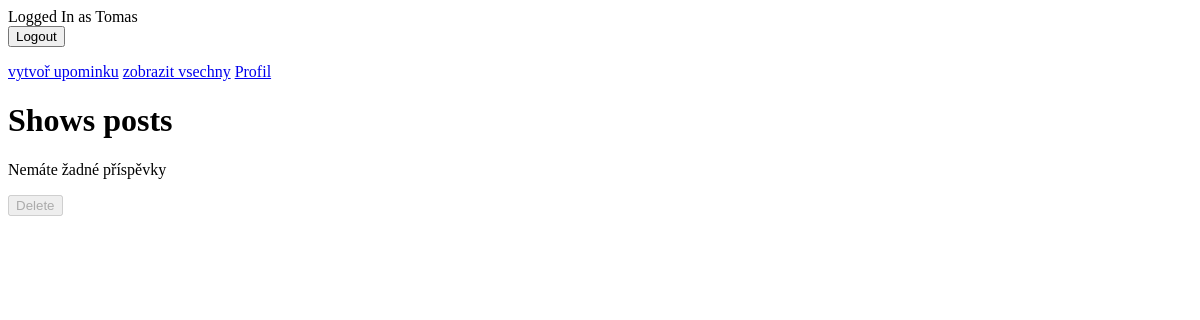
/posts/ (signed in), run on an earlier commit of the app's database.
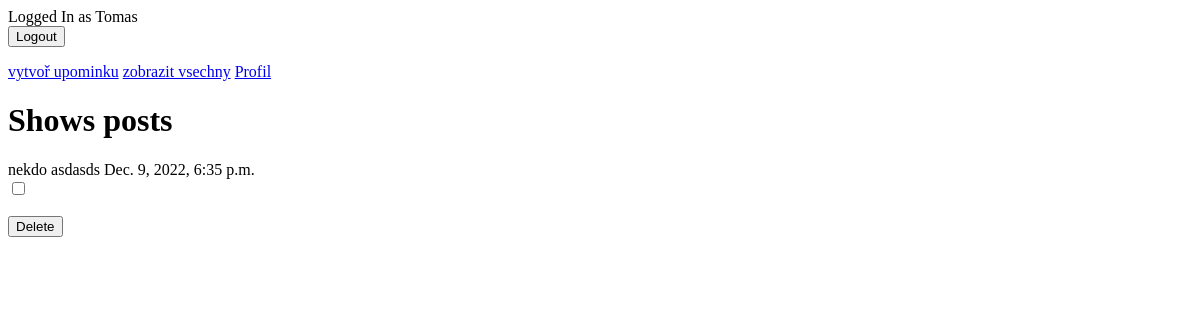
And on a later commit of the database.
### ToDoApp/models.py (models this page shows, shortened)
class TodoModel(models.Model):
    title = models.CharField(max_length=100)
    memo = models.TextField(blank=True)
    created = models.DateTimeField(auto_now_add=True)
    datecompleted = models.DateTimeField(null=True, blank=True)
    important = models.BooleanField(default=False)
    user = models.ForeignKey(User, on_delete=models.CASCADE)

### ToDoApp/views.py (the view)
# urls.py: path('posts/', views.show_posts, name='showposts'),
def show_posts(request):
    mydata = TodoModel.objects.filter(user=request.user)
    if not mydata:
        messages.error(request, 'Nemáte žadné příspěvky', extra_tags='noposts')
        return render(request, 'ToDoApp/show_posts.html', {'mydata' : mydata})
    else:
        if request.method == "POST":
            id_list = request.POST.getlist('boxes')
            if not id_list:
                return render(request, 'ToDoApp/show_posts.html', {'mydata' : mydata})
            else:
                mydata.filter(pk__in=id_list).delete()
                messages.success(request, ("Delete data was success!"))
                return redirect('current')
        else:
            return render(request, 'ToDoApp/show_posts.html', {'mydata' : mydata})

### ToDoApp/templates/ToDoApp/show_posts.html (shortened to what this page needs)
{% extends 'ToDoApp/base.html' %}
{% block content %}
    <h1>Shows posts</h1>
{% for message in messages %}
    {% if 'noposts' in message.tags %}
         <p> {{message}} </p>
    {% endif %}
{% endfor %}
<form action="" method=POST>
    {% for post in mydata %}
    <tr>
        <td>{{ post.title }}</td>
        <td>{{ post.memo }}</td>
        <td>{{ post.created }}</td>
        <br>
        <td>
            {% if post.approved %}
            <div class="form-check">
                <input class="form-check-input" type="checkbox" checked="checked" value={{post.id}} name="boxes">
            </div>
            {% else %}
            <div class="form-check">
                <input class="form-check-input" type="checkbox" value={{post.id}} name="boxes">
            </div>
            {% endif %}
        </td>
        <br>
    </tr>
{% endfor %}
     {% if not mydata %}
     <button  type="submit" disabled>Delete</button>
     {% else %}
     <button  type="submit">Delete</button>
     {% endif %}
{% endblock %}

What changed in the data, as far as the page shows it:
added TodoModel: title "nekdo", memo "asdasds", created "Dec. 9, 2022, 6:35 p.m."
Also different on the page:
list line gone: "Nemáte žadné příspěvky"
